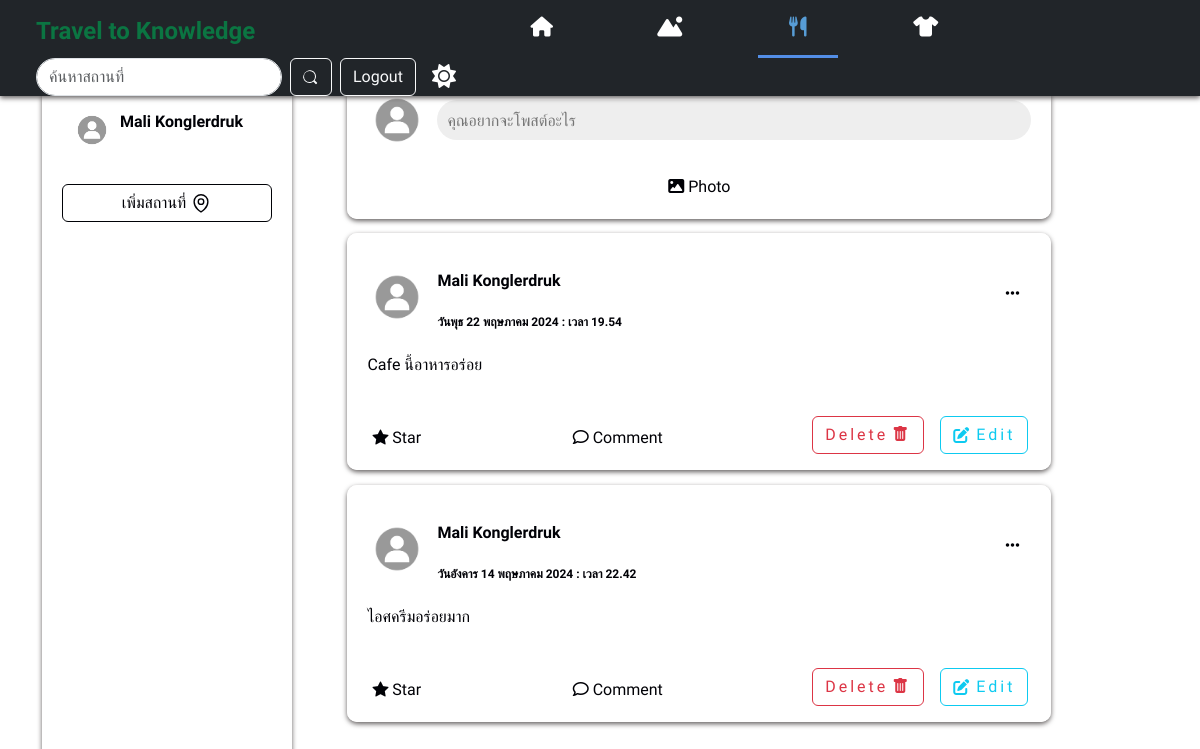
The page /foodpage.php (signed in) on the database its author committed.
### tables this page shows
CREATE TABLE `users` (
  `id` int(10) NOT NULL,
  `userid` bigint(19) NOT NULL,
  `url_address` varchar(100) NOT NULL,
  `email` varchar(255) NOT NULL,
  `password` varchar(255) NOT NULL,
  `first_name` varchar(255) NOT NULL,
  `last_name` varchar(255) NOT NULL,
  `urole` varchar(255) NOT NULL,
  `profile_image` varchar(1000) NOT NULL,
  `cover_image` varchar(1000) NOT NULL,
  `created_at` timestamp NOT NULL DEFAULT current_timestamp() ON UPDATE current_timestamp()
);

CREATE TABLE `posts` (
  `id` bigint(19) NOT NULL,
  `postid` bigint(19) NOT NULL,
  `user_id` bigint(19) NOT NULL,
  `post` text NOT NULL,
  `image` varchar(500) NOT NULL,
  `comments` int(11) NOT NULL,
  `category` varchar(255) DEFAULT NULL,
  `location_name` varchar(255) DEFAULT NULL,
  `likes` int(11) NOT NULL,
  `has_image` tinyint(1) NOT NULL,
  `date` timestamp NOT NULL DEFAULT current_timestamp() ON UPDATE current_timestamp(),
  `is_profile_image` tinyint(1) NOT NULL,
  `is_cover_image` tinyint(1) NOT NULL,
  `status` varchar(255) NOT NULL,
  `countreport` int(255) NOT NULL
);

### post.php (called while the page is built, shortened)
<?php
require_once 'config/db.php';
require_once 'user.php';
class Post
{
    public function i_own_post($postid,$user_login)
    {
        global $conn;
        $query = $conn->prepare("SELECT * FROM posts WHERE postid = :postid  LIMIT 1");
        $query->bindParam(":postid", $postid,PDO::PARAM_INT);
        $query->execute();
        $result = $query->fetch(PDO::FETCH_ASSOC);
        if(is_array($result))
        {
            if($result['user_id'] == $user_login)
            {
                return true;
            }
        }
        return false;
    }
    public function getAllPosts()
{
    global $conn;
    $query = $conn->prepare("SELECT * FROM posts ORDER BY date DESC");
    $query->execute();
    $result = $query->fetchAll(PDO::FETCH_ASSOC);
    return $result;
}
}

### user.php (called while the page is built, shortened)
<?php
require_once 'config/db.php';
class User
{
public function getUsers($id)
{
    global $conn;
    $query = $conn->prepare("SELECT * FROM users WHERE userid = :id LIMIT 1");
    $query->bindParam(":id", $id, PDO::PARAM_INT);
    $query->execute();
    $result = $query->fetch(PDO::FETCH_ASSOC);
    if ($result) {
        return $result;
    } else {
        return false;
    }
}
}
?>

### function.php (the view, shortened to what this page needs)
<?php
require_once 'autoload.php';
if (isset($_SESSION['user_login'])) {
  $user_session_id = $_SESSION['user_login'];
  $stmt = $conn->prepare("SELECT * FROM users WHERE id = :user_session_id");
  $stmt->bindParam(':user_session_id', $user_session_id);
  $stmt->execute();
  $row = $stmt->fetch(PDO::FETCH_ASSOC);
  if ($row) {
    $user_id = $row['userid'];
  } else {
    $_SESSION['error'] = 'ผู้ใช้ไม่ถูกต้อง';
    header('location: logout.php');
    exit();
  }
} else {
  $_SESSION['error'] = 'กรุณาเข้าสู่ระบบ!!';
  header('location: login.php');
  exit();
}
?>
<div class="post">
  <?php
  $image = "images/istockphoto-1337144146-612x612.jpg";
  ?>
  <div class="post-top">
    <div class="mt-2 dp">
      <img class="img-fluid col-sm-12 col-md col-lg col-xl" src="<?php echo $image ?>" type="images" alt="">
    </div>
    <div class="post-info">
      <p class="name font-weight-bolder mt-3">
        <a href="./Profilepage.php" class="nav-link">
          <?php echo $ROW_USER['first_name'] . " " . $ROW_USER['last_name'] ?>
        </a>
      </p>
      <span class="time">
        <?php
        $timestamp = strtotime($ROW['date']);
        $dayOfWeekEnglish = strftime('%A', $timestamp);
        $monthOfYearEnglish = strftime('%B', $timestamp);
        $dayOfWeekThaiMap = [
          'Sunday' => 'วันอาทิตย์',
          'Monday' => 'วันจันทร์',
          'Tuesday' => 'วันอังคาร',
          'Wednesday' => 'วันพุธ',
          'Thursday' => 'วันพฤหัสบดี',
          'Friday' => 'วันศุกร์',
          'Saturday' => 'วันเสาร์'
        ];
        $monthOfYearThaiMap = [
          'January' => 'มกราคม',
          'February' => 'กุมภาพันธ์',
          'March' => 'มีนาคม',
          'April' => 'เมษายน',
          'May' => 'พฤษภาคม',
          'June' => 'มิถุนายน',
          'July' => 'กรกฎาคม',
          'August' => 'สิงหาคม',
          'September' => 'กันยายน',
          'October' => 'ตุลาคม',
          'November' => 'พฤศจิกายน',
          'December' => 'ธันวาคม'
        ];
        $dayOfWeekThai = $dayOfWeekThaiMap[$dayOfWeekEnglish] ?? $dayOfWeekEnglish;
        $monthOfYearThai = $monthOfYearThaiMap[$monthOfYearEnglish] ?? $monthOfYearEnglish;
        $formattedDate = $dayOfWeekThai . strftime(' %e ', $timestamp) . $monthOfYearThai . strftime(' %Y : เวลา %H.%M', $timestamp);
        echo $formattedDate;
        ?>
      </span>
    </div>
    <div class="posts" data-postid="<?php echo $ROW['postid']; ?>">
      <i class="fa-solid fa-ellipsis" id="toggle-dropdown"></i>
    </div>
  </div>
  <div class="post-content">
    <?php echo $ROW['post'] ?>
    <br><br>
  </div>
  <div class="post-bottom">
    <div class="action">
      <i class="bi bi-star-fill"></i>
      <span>Star</span>
    </div>
    <div class="action">
      <i class="far fa-comment"></i>
      <span>Comment</span>
    </div>
    <div class="containericon d-flex align-content-center">
      <?php
      $post = new Post();
      if ($post->i_own_post($ROW['postid'], $user_id)) {
        echo "
        <a href='delete.php?id=$ROW[postid]'class='btn-post btn btn-outline-danger mx-2 d-flex edit-btn'>
        <div  style='font-size: 16px;'>Delete</div>
        <i class='bi bi-trash-fill  '></i>
        </a>
        <a href='edit.php?id=$ROW[postid]'class='btn-post d-flex btn btn-outline-info mx-2 edit-btn' style='text-decoration: none;'>
        <i class='fa-solid fa-pen-to-square '></i>
        <div  style='font-size: 16px;'>Edit</div>
        </a>
        ";
      }
      ?>
    </div>
  </div>
</div>

### header.php (shortened to what this page needs)
<!DOCTYPE html>
<html lang="en">
<head>
    <link rel="stylesheet" href="./style/main.css">
    <link rel="stylesheet" href="./style/post.css">
    <link rel="stylesheet" href="./style/changeprofile.css">
    <link rel="stylesheet" href="https://cdnjs.cloudflare.com/ajax/libs/limonte-sweetalert2/11.0.18/sweetalert2.min.css">
    <link rel="stylesheet" href="https://cdn.jsdelivr.net/npm/bootstrap@5.3.2/dist/css/bootstrap.min.css">
    <link rel="stylesheet" href="https://cdn.jsdelivr.net/npm/bootstrap-icons@1.11.1/font/bootstrap-icons.css">
    <link rel="stylesheet" href="https://cdnjs.cloudflare.com/ajax/libs/font-awesome/6.5.1/css/all.min.css" />
</head>

### foodpage.php (shortened to what this page needs)
<?php
require_once 'autoload.php';
include "header.php";
?>
<body class="backgrounds">
    <header class="pt-1 px-4 w-100 navbar-expand-xl bg-dark shadows fixed-top">
        <?php
        if (isset($_SESSION['user_login'])) {
            $user_session_id = $_SESSION['user_login'];
            $stmt = $conn->prepare("SELECT * FROM users WHERE id = :user_session_id");
            $stmt->bindParam(':user_session_id', $user_session_id);
            $stmt->execute();
            $row = $stmt->fetch(PDO::FETCH_ASSOC);
        } else {
            $_SESSION['error'] = 'กรุณาเข้าสู่ระบบ!!';
            header('location: login.php');
            exit();
        }
        $post = new Post();
        $posts = $post->getAllPosts();
        ?>
        <div
            class="container-fluid d-flex flex-wrap align-items-center justify-content-center justify-content-sm-start justify-content-start ">
            <div class="logo text-left col-12 col-lg-auto"><a href="./main.php" class="nav-link">Travel to Knowledge</a>
            </div>
            <ul class="nav col-12 col-lg-auto me-lg-auto mb-2 justify-content-center mb-md-0 navbars">
                <li><a href="./main.php"
                        class="nav-link px-2 <?php echo basename($_SERVER['PHP_SELF']) == 'main.php' ? 'active' : ''; ?>"><i
                            class="fa fa-home"></i></a></li>
                <li><a href="./travel.php"
                        class="nav-link px-2 <?php echo basename($_SERVER['PHP_SELF']) == 'travel.php' ? 'active' : ''; ?>"><i
                            class="fa-solid fa-mountain-sun"></i></a></li>
                <li><a href="./foodpage.php"
                        class="nav-link px-2 <?php echo basename($_SERVER['PHP_SELF']) == 'foodpage.php' ? 'active' : ''; ?>"><i
                            class="fa-solid fa-utensils"></i></a></li>
                <li><a href="./clothing.php"
                        class="nav-link px-2 <?php echo basename($_SERVER['PHP_SELF']) == 'shirt.php' ? 'active' : ''; ?>"><i
                            class="fa-solid fa-shirt"></i></a></li>
            </ul>
            <div class="collapse navbar-collapse w-auto " id="navbarSupportedContent">
                <form class="d-flex mt-3 mt-lg-0 ms-auto" role="search" action="search.php" method="POST">
                    <input class="form-control me-2 rounded-pill" type="search" placeholder="ค้นหาสถานที่"
                        aria-label="Search" name="search" id="search" autocomplete="off" required>
                    <button class="btn btn-outline-light me-2" type="submit" name="submit"></button>
                </form>
                <div class="text-center">
                    <button type="button" class="btn btn-outline-light"><a class="nav-link" href="./logout.php"
                            id="logout">Logout</a></button>
                </div>
                <div class="icon text-white me-2 px-3"><i class="fa-solid fa-sun" id="theme"></i></div>
            </div>
        </div>
    </header>
    <div class="container ">
        <div class="left-panel">
            <ul>
                <li>
                    <div class="dp">
                        <?php
                        $corner_image = "images/istockphoto-1337144146-612x612.jpg";
                        ?>
                        <img src="<?php echo $corner_image ?>" id="profile_pic">
                    </div>
                    <a href="./Profilepage.php" class="nav-link ms-2">
                        <p style="font-weight:700;"><?php echo $row['first_name'] . " " . $row['last_name'] ?></p>
                    </a>
                </li>
                <div class="mt-3">
                    <button class="btn location btn-outline-light w-100 mt-2" data-bs-target="#AddlocationModal"
                        data-bs-toggle="modal" data-bs-dismiss="modal">
                        <div class="icons h-25 w-100 d-flex align-items-center justify-content-center">
                            <div class="text-center" style="font-size:16px;">เพิ่มสถานที่</div>
                        </div>
                    </button>
                </div>
            </ul>
        </div>
        <div class="container-post">
            <div class="post create" style="margin-top:70px;">
                <div class="post-top">
                    <div class="dp">
                        <img src="<?php echo $corner_image ?>" type="images" alt="">
                    </div>
                    <input type="text" placeholder="คุณอยากจะโพสต์อะไร" data-bs-toggle="modal"
                        data-bs-target="#postModal" readonly style="cursor: pointer;" />
                </div>
            </div>
            <div class="post-bottom">
                <div class="action mx-auto">
                    <i class="fa fa-image"></i>
                    <span>Photo</span>
                </div>
            </div>
        </div>
        <?php
           if ($posts) {
            $stmt = $conn->prepare("SELECT * FROM posts WHERE category = :category ORDER BY date DESC");
           $stmt->bindParam(':category', $category);
           $stmt->execute();
           $posts = $stmt->fetchAll(PDO::FETCH_ASSOC);
            foreach ($posts as $ROW) {
                if(!empty($ROW['location_name']))
                {
                    $user = new User();
                $ROW_USER = $user->getUsers($ROW['user_id']);
                include 'function.php';
                }elseif($ROW['status'] === 'approved')
                {
                    $user = new User();
                $ROW_USER = $user->getUsers($ROW['user_id']);
                include 'function.php';
                };
            }
        }
            ?>
    </div>
</body>
</html>

### style/main.css (style rules this page uses)
* { margin: 0; padding: 0; box-sizing: border-box; font-family: "Prompt", sans-serif; }
.backgrounds { background-color: var(--primary-color); }
ul li { padding-left: 3rem; }
.icon { font-size: 1.5rem; cursor: pointer; }
.shadows { box-shadow: 0px 2px 5px rgb(100, 96, 96); }
:root { --primary-color: #fff; --secondary-color: #000106; }
.light-theme { --primary-color: #eee; --secondary-color: #000106; --three-color: #fffffff8; --four-color: #817f7f; }
.navbars li a { width: 5rem; text-align: center; font-size: 1.25rem; color: white; height: 3.4rem; }
.navbars li a.active { color: rgb(87, 157, 214); position: relative; }
.navbars li a.active::after { content: ""; width: 100%; height: 3px; position: absolute; bottom: 0; left: 0; background: rgb(83, 142, 230); }
.logo { font-family: "Kavoon", cursive; font-size: 1.5rem; color: #0b7542; align-items: center; text-align: center; text-decoration: solid; font-weight: bold; margin-right: auto; }
.container { display: grid; grid-template-columns: 1fr 3fr; gap: 1rem; }
.container .left-panel { position: sticky; top: 70px; width: 250px; height: calc(100vh - 70px); }
.left-panel { color: var(--secondary-color); position: fixed; top: 70px; width: 250px; height: calc(100vh - 70px); background-color: var(--three-color); padding: 20px; box-shadow: 0px 2px 5px rgb(100, 96, 96); border-radius: 10px; margin-top: 4.375rem; }
.dp { width: 40px; height: 40px; border-radius: 50%; overflow: hidden; }
.dp > img { width: 100%; cursor: pointer; }
.left-panel ul { padding: 10px 0px; list-style: none; }
.left-panel ul li { display: flex; align-items: center; transition: 0.3s; border-radius: 5px; cursor: pointer; padding: 10px; }
#navbarSupportedContent { flex-grow: 0; }
.bi { cursor: pointer; border-radius: 8px; transition: background-color 0.3s; }
button { font-size: 16px; }
button .icon { width: 22px; height: 22px; }
.btn.location { color: var(--secondary-color); border: 1px solid var(--secondary-color); }
button .icons { gap: 4px; }
.fa-image::before { width: 30px; height: 30px; }

### style/post.css (style rules this page uses)
:root { --primary-color: #fff; --secondary-color: #000106; }
.light-theme { --primary-color: #ffffff; --secondary-color: #000106; --three-color: #fffffff8; --four-color: #817f7f; --five-color:#352F44; }
.post { width: 44rem; background:var(--three-color); border-radius:10px; padding:10px; margin:0.9rem; box-shadow: 0px 2px 5px rgb(100, 96, 96); }
.post .post-top { display:flex; align-items: center; padding:10px; }
.post .post-top .posts { margin-left: auto; padding:0 12px ; position: relative; width: 100%; max-width: 200px; }
.post .post-top .posts .fa-ellipsis { display: flex; justify-content: end; }
.post .post-top .dp { width:60px; height:60px; border-radius: 50%; overflow:hidden; }
.post .post-top .dp > img { width:100%; cursor:pointer; }
.post .post-top .post-info { margin-left:10px; font-weight: bold; }
.post .post-top .post-info .name { cursor:pointer; font-size:16px; }
.post .post-top .post-info .time { font-size:12px; cursor:pointer; }
.post .post-top i { cursor: pointer; color: var(--secondary-color); }
.post .post-top > input { height:40px; padding:5px 10px; border-radius:25px; outline:none; border:none; flex:1; background:#eee; margin-left:10px; }
.post .post-content { font-size:16px; font-weight:normal; padding:10px; }
.post .post-bottom { box-shadow: 1px solid #ddd; display:flex; justify-content: space-between; padding:5px 5px 0px 5px; color: var(--secondary-color); }
.post .post-bottom .action { padding:10px; border-radius:10px; transition: .3s ease-in; cursor: pointer; }
.post.create .post-bottom > .action { color:var(--secondary-color); }
.post-info { color: var(--secondary-color); }
.post-content { color: var(--secondary-color); }
.edit-btn { height: 38px; justify-content: center; display: flex; align-items: center; }
.btn-post>i { font-size: 16px; }
.btn-post { align-items: center; justify-content: center; gap: 2px; }

### style/changeprofile.css (style rules this page uses)
* { margin: 0; padding: 0; box-sizing: border-box; }
.bi { cursor: pointer; border-radius: 8px; transition: background-color 0.3s; }

### function.php (style rules this page uses)
* { margin: 0; padding: 0; box-sizing: border-box; font-family: "Prompt", sans-serif; }
.edit-btn { height: 38px; display: flex; justify-content: center; align-items: center; gap: 4px; letter-spacing: 3px; }

### rows shown on the page
users: first_name "Mali", last_name "Konglerdruk"
posts: users.first_name "Mali", users.last_name "Konglerdruk", date "วันพุธ 22 พฤษภาคม 2024 : เวลา 19.54", post "Cafe นี้อาหารอร่อย"
posts: users.first_name "Mali", users.last_name "Konglerdruk", date "วันอังคาร 14 พฤษภาคม 2024 : เวลา 22.42", post "ไอศครีมอร่อยมาก"
